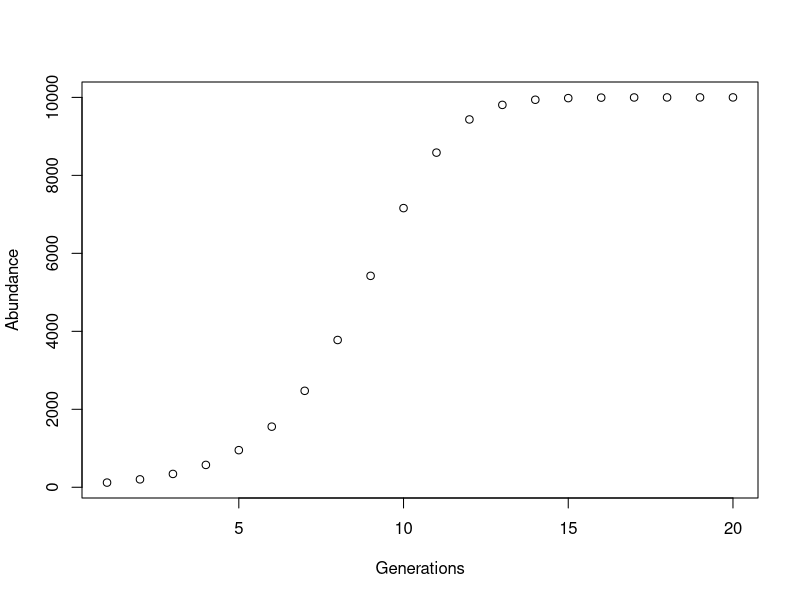

The R script that drew this image:
# Lab08
# Lauren Taylor
# March 6, 2020

# 3. a-c:
# Population abundance over time
# r = intrinsic growth rate, K = carrying capacity
# generations = total number of generations, nStart = initial population size
logisticGrowthModel <- function ( r, K, generations, nStart ) {
  #create vector to store results in
  abundance <- c(1:generations)
  #set first point in vector as nStart (initial population size)
  abundance[1] <- nStart
  #generate population abundance over time for generation 2 onwards following equation n[t] = n[t-1] + ( r * n[t-1] * (K - n[t-1])/K )
  for (i in 2:generations) {
    abundance[i] <- abundance[i-1] + ( r * abundance[i-1] * (K - abundance[i-1])/K )
  }
  #create vector to list generations
  generations <- c(1:generations)
  #plot abundance by generation
  plot ( generations, abundance, xlab = "Generations", ylab = "Abundance" )
  #create a matrix with generations and abundance vectors
  logisticMatrix <- cbind(generations, abundance)
  return(logisticMatrix)
}

# 3. d:
# call function
logisticModel <- logisticGrowthModel( .7, 10000, 20, 120 )

# 3. e:
# write function output into a .csv file
write.csv( x = logisticModel, file = "Lab08Data.csv", row.names = FALSE)
